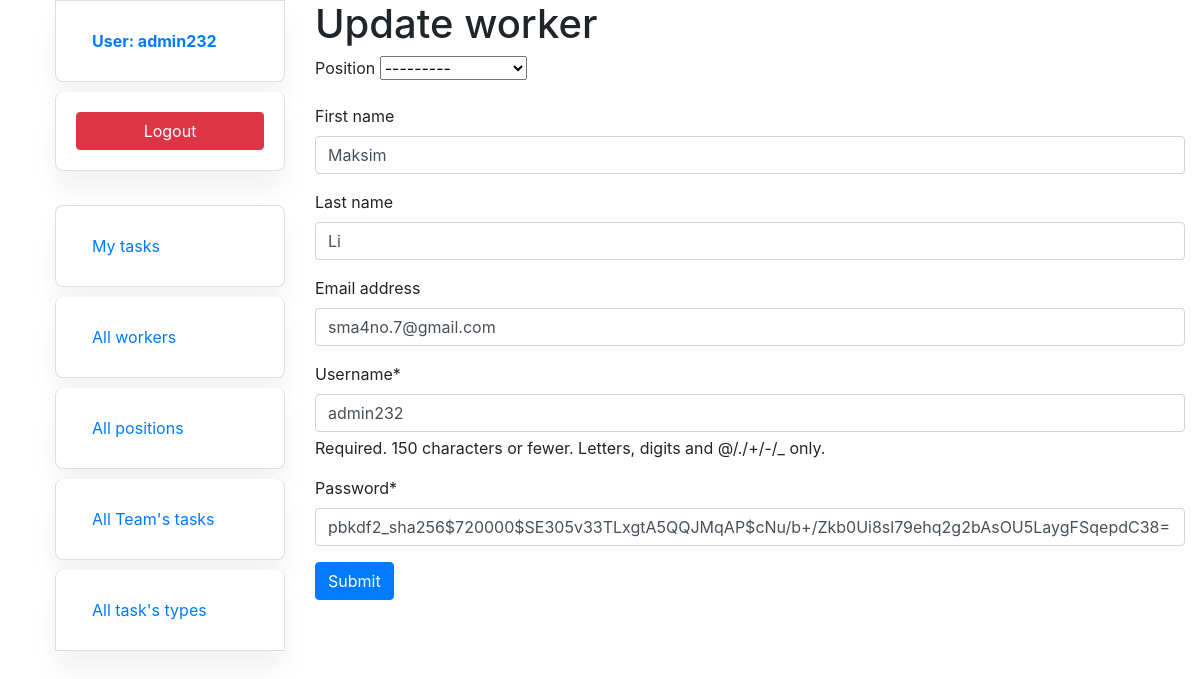
Page /workers/15/update/ (signed in) on the committed database.
### website/models.py (models this page shows, shortened)
class Worker(AbstractUser):
    position = models.ForeignKey(
        "Position",
        on_delete=models.CASCADE,
        related_name="workers",
        blank=True,
        null=True,
    )
    class Meta:
        verbose_name_plural = "workers"
        ordering = ["id"]

### website/views.py (the view, shortened to what this page needs)
# urls.py: path("workers/<int:pk>/update/", WorkerUpdateView.as_view(), name="worker-update"),
class WorkerUpdateView(LoginRequiredMixin, generic.UpdateView):
    model = Worker
    template_name = "website/worker_form.html"
    form_class = forms.WorkerForm

### website/forms.py
class WorkerForm(forms.ModelForm):
    class Meta(UserCreationForm.Meta):
        model = Worker
        fields = (
            "position",
            "first_name",
            "last_name",
            "email",
            "username",
            "password",
        )

### website/models.py (called while the page is built)
    def __str__(self):
        return self.name

### templates/website/worker_form.html (shortened to what this page needs)
{% extends "website/base.html" %}
{% load crispy_forms_filters %}
{% block content %}
  <h1>{{ object|yesno:"Update,Create" }} worker</h1>
  <form action="" method="post" novalidate>
    {{ form|crispy }}
    <input class="btn btn-primary" type="submit" value="Submit">
  </form>
{% endblock %}

### templates/includes/sidebar.html (shortened to what this page needs)
<ul class="sidebar-nav">
  {% if user.is_authenticated %}
    <li class="list-group-item user-info">
      <a href="{% url 'website:my-profile' %}" class="nav-link">
        <strong>User: {{ user.username }}</strong>
      </a>
    </li>
    <li class="list-group-item">
      <form action="{% url 'logout' %}" method="post">
        <button type="submit" class="btn btn-danger btn-block">Logout</button>
      </form>
    </li>
  {% endif %}
  <br>
  {% if user.id %}
    <li class="list-group-item">
      <a href="{% url "website:my-page" %}" class="nav-link">My tasks</a>
    </li>
  {% else %}
    <li class="list-group-item">
      <a href="{% url 'login' %}" class="nav-link">Login</a>
    </li>
  {% endif %}
  <li class="list-group-item">
    <a href="{% url 'website:workers-list' %}" class="nav-link">All workers</a>
  </li>
  <li class="list-group-item">
    <a href="{% url 'website:positions-list' %}" class="nav-link">All positions</a>
  </li>
  <li class="list-group-item">
    <a href="{% url 'website:tasks-list' %}" class="nav-link">All Team's tasks</a>
  </li>
  <li class="list-group-item">
    <a href="{% url 'website:task-type-list' %}" class="nav-link">All task's types</a>
  </li>
</ul>

### static/css/task_type_list.css (style rules this page uses)
.list-group-item { box-shadow: 0 20px 27px 0 rgb(0 0 0 / 5%); margin-bottom: 10px; padding: 20px; border-radius: 0.5rem; }
a { text-decoration: none; }

### rows in the picture
Worker: username "admin232", position "---------", first_name "Maksim", last_name "Li", email "sma4no.7@gmail.com", password "pbkdf2_sha256$720000$SE305v33TLxgtA5QQJMqAP$cNu/b+/Zkb0Ui8sl79ehq2g2bAsOU5LaygFSqepdC38="

### other values in the picture
{{ object|yesno:"Update,Create" }} "Update"
